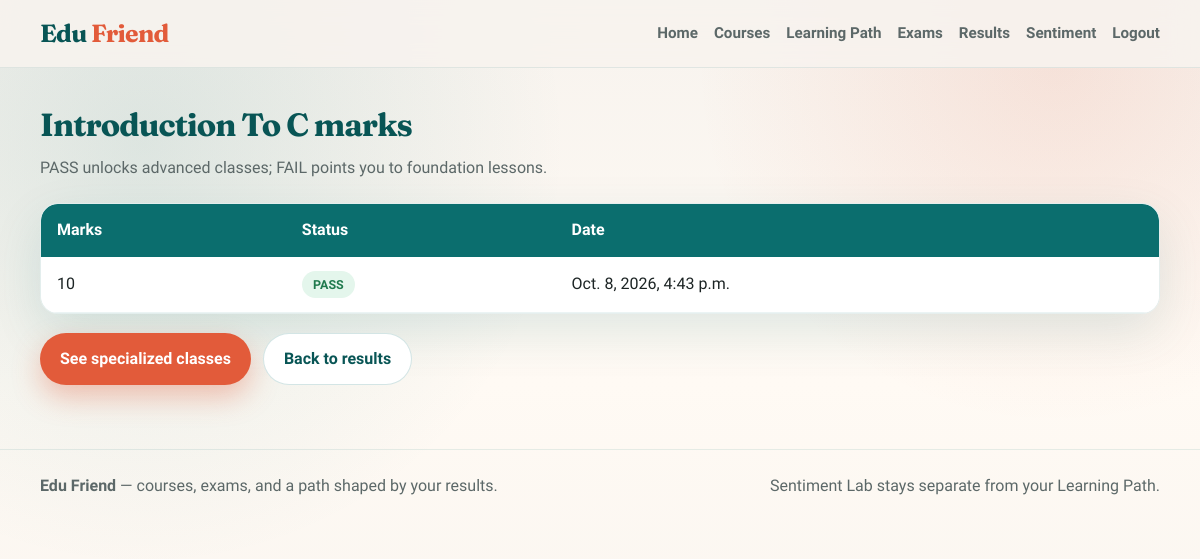
The page /check-marks/25 (signed in) on the database its author committed.
### exam/models.py (models this page shows, shortened)
class ExamSubject(models.Model):
   subject_name = models.ForeignKey(Subject,on_delete=models.CASCADE)
   question_number = models.PositiveIntegerField()
   total_marks = models.PositiveIntegerField()

class Result(models.Model):
    student = models.ForeignKey(User_Profile,on_delete=models.CASCADE)
    exam = models.ForeignKey(ExamSubject,on_delete=models.CASCADE)
    marks = models.PositiveIntegerField()
    date = models.DateTimeField(auto_now=True)
    status=models.CharField(max_length=100)

### cariculam/models.py (models this page shows, shortened)
class Subject(models.Model):
    subject_id = models.CharField(max_length=100,unique=True)
    name = models.CharField(max_length=100)
    slug = models.SlugField(null=True,blank=True)
    course = models.ForeignKey(Course,on_delete=models.CASCADE,related_name='subjects')
    image = models.ImageField(upload_to = save_subject_image, blank = True, verbose_name = 'subject image' )
    description = models.TextField(max_length=500,blank=True)
    def __str__(self):
        return self.name

### account/views.py (the view)
# urls.py: path('check-marks/<int:pk>', views.check_marks_view, name='check-marks'),
@login_required
def check_marks_view(request, pk):
    course = get_object_or_404(QMODEL.ExamSubject, id=pk)
    student, _ = User_Profile.objects.get_or_create(
        user=request.user,
        defaults={'user_type': User_Profile.student},
    )
    results = QMODEL.Result.objects.filter(exam=course, student=student).order_by('-date')
    return render(request, 'check_marks.html', {'results': results, 'course': course})

### account/context_processors.py (called while the page is built)
def user_role(request):
    role = None
    if request.user.is_authenticated:
        try:
            role = request.user.user_profile.user_type
        except (ObjectDoesNotExist, AttributeError):
            role = None
    return {'user_role': role}

### account/templates/check_marks.html (shortened to what this page needs)
{% extends 'base.html' %}
{% block content %}
<div class="section-head">
  <h1>{{ course.subject_name }} marks</h1>
  <p class="lede">PASS unlocks advanced classes; FAIL points you to foundation lessons.</p>
</div>
<div class="table-wrap panel">
  <table class="data-table">
    <thead>
      <tr>
        <th>Marks</th>
        <th>Status</th>
        <th>Date</th>
      </tr>
    </thead>
    <tbody>
      {% for result in results %}
        <tr>
          <td>{{ result.marks }}</td>
          <td>
            {% if result.status|upper == 'PASS' %}
              <span class="badge badge-pass">{{ result.status }}</span>
            {% else %}
              <span class="badge badge-fail">{{ result.status }}</span>
            {% endif %}
          </td>
          <td>{{ result.date }}</td>
        </tr>
      {% empty %}
        <tr><td colspan="3">No attempts yet for this exam.</td></tr>
      {% endfor %}
    </tbody>
  </table>
</div>
<div class="cta-row" style="margin-top:1.2rem;">
  <a class="btn btn-primary" href="{% url 'learning-path' %}">See specialized classes</a>
  <a class="btn btn-ghost" href="{% url 'view-result' %}">Back to results</a>
</div>
{% endblock %}

### static/css/edufriend.css (style rules this page uses)
:root { --teal: #0b6e6e; --teal-dark: #085555; --teal-soft: #d8eeee; --sand: #f7f3ee; --sand-deep: #ebe4d8; --coral: #e25b3a; --coral-dark: #c4472a; --ink: #1c2424; --muted: #5c6868; --white: #ffffff; --pass: #1f7a4d; --fail: #b42318; --shadow: 0 18px 50px rgba(11, 110, 110, 0.12); --radius: 18px; --font-display: "Fraunces", Georgia, serif; --font-body: "Source Sans 3", "Segoe UI", sans-serif; }
*, *::before, *::after { box-sizing: border-box; }
html { scroll-behavior: smooth; }
body { margin: 0; font-family: var(--font-body); color: var(--ink); background: radial-gradient(circle at 12% 18%, rgba(11, 110, 110, 0.12), transparent 34%), radial-gradient(circle at 88% 8%, rgba(226, 91, 58, 0.12), transparent 28%), linear-gradient(180deg, var(--sand) 0%, #fffaf4 48%, var(--sand) 100%); min-height: 100vh; line-height: 1.55; }
a { color: inherit; text-decoration: none; }
.cta-row { display: flex; flex-wrap: wrap; gap: 0.75rem; animation: riseIn 1s ease 0.14s both; }
.btn { display: inline-flex; align-items: center; justify-content: center; gap: 0.4rem; border: 0; border-radius: 999px; padding: 0.8rem 1.25rem; font: inherit; font-weight: 700; cursor: pointer; transition: transform 0.2s ease, box-shadow 0.2s ease, background 0.2s ease; }
.btn-primary { background: var(--coral); color: white; box-shadow: 0 12px 28px rgba(226, 91, 58, 0.35); }
.btn-ghost { background: white; color: var(--teal-dark); border: 1px solid rgba(11, 110, 110, 0.18); }
.section-head { margin: 0 0 1.4rem; }
.section-head h1, .section-head h2, .page-title { font-family: var(--font-display); letter-spacing: -0.03em; margin: 0 0 0.4rem; color: var(--teal-dark); }
.section-head p, .lede { margin: 0; color: var(--muted); max-width: 42rem; }
.card, .panel { background: rgba(255, 255, 255, 0.82); border: 1px solid rgba(11, 110, 110, 0.1); border-radius: var(--radius); box-shadow: var(--shadow); }
.badge { display: inline-flex; align-items: center; border-radius: 999px; padding: 0.25rem 0.7rem; font-size: 0.78rem; font-weight: 700; }
.badge-pass { background: #e4f6ec; color: var(--pass); }
.table-wrap { overflow-x: auto; }
table.data-table { width: 100%; border-collapse: collapse; background: white; border-radius: 16px; overflow: hidden; }
table.data-table th, table.data-table td { padding: 0.85rem 1rem; text-align: left; border-bottom: 1px solid rgba(11, 110, 110, 0.08); }
table.data-table th { background: var(--teal); color: white; font-weight: 700; }

### rows shown on the page
ExamSubject: subject_name "Introduction To C"
Result: marks "10", status "PASS", date "Oct. 8, 2026, 4:43 p.m."
